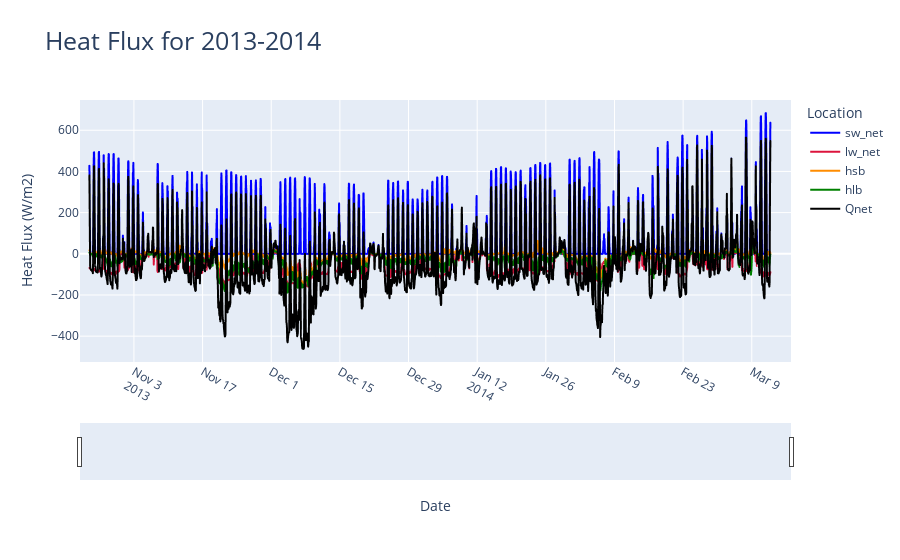

The cell this chart's notebook holds for it:
### Code cell
import pandas as pd
import scipy.io as sio
from scipy import signal, stats
import numpy as np
import datetime
import plotly.express as px
from plotly.subplots import make_subplots
import plotly.graph_objects as go
import re
import coare36vn_zrf_et
import os

oceanDF = pd.read_csv('ocean_temperature_interpol13_14.csv', parse_dates = ['DN'])
oceanDF['hourDN'] = oceanDF['DN'].dt.floor('h')

hourlyMeanOceanDF = oceanDF.groupby('hourDN').agg(hourlyTemp=('OceanTemp', "mean")).reset_index()
hourlyMeanOceanDF['hourSalinity'] = oceanDF["oceanSalEstimate"]

heatFluxModelDF = pd.read_csv('ocean_2013-2014_flux.csv', parse_dates = ['Tm (UTC)'], dayfirst = True)

heatFluxModelDF = pd.merge(left = hourlyMeanOceanDF, right = heatFluxModelDF, how = 'inner',  left_on = 'hourDN', right_on = 'Tm (UTC)')
heatFluxModelDF = heatFluxModelDF.drop('Tm (UTC)', axis = 1)
jdDateBase = pd.Timestamp('1858-11-17').to_julian_date()
heatFluxModelDF['jdTimeStamp'] = heatFluxModelDF['hourDN'].apply(lambda x: x.to_julian_date()- jdDateBase)
heatFluxModelDF = heatFluxModelDF.sort_values(['hourDN'], ascending = [True])
pd.set_option('display.float_format', '{:.20f}'.format)

A=coare36vn_zrf_et.coare36vn_zrf_et(heatFluxModelDF["U (m s-1)"].to_numpy(), 10, heatFluxModelDF["Tair (degC)"].to_numpy(),2, heatFluxModelDF["RH (%)"].to_numpy(),2, heatFluxModelDF["P (mb)"].to_numpy(), heatFluxModelDF["hourlyTemp"].to_numpy(), heatFluxModelDF["SW_dn (W m-2)"].to_numpy(), heatFluxModelDF["LW_dn (W m-2)"].to_numpy(), heatFluxModelDF["Lat"].to_numpy(), heatFluxModelDF["Lon"].to_numpy(),heatFluxModelDF["jdTimeStamp"].to_numpy(),600,0, heatFluxModelDF["hourSalinity"].to_numpy(),None,None,10,10,10)

fnameA = os.path.join('13_14_output_ocean_heatflux.csv')
# A=coare36vn_zrf_et(u, zu , t, zt, rh, zq, P, ts, sw_dn, lw_dn, lat, lon,jd, zi,rain, Ss, None , None, zrf_u, zrf_t, zrf_q)
# fnameA = os.path.join(path,'test_36_output_py_082022_withnowavesinput.txt')
A_hdr = 'usr\ttau\thsb\thlb\thbb\thsbb\thlwebb\ttsr\tqsr\tzo\tzot\tzoq\tCd\t'
A_hdr += 'Ch\tCe\tL\tzeta\tdT_skinx\tdq_skinx\tdz_skin\tUrf\tTrf\tQrf\t'
A_hdr += 'RHrf\tUrfN\tTrfN\tQrfN\tlw_net\tsw_net\tLe\trhoa\tUN\tU10\tU10N\t'
A_hdr += 'Cdn_10\tChn_10\tCen_10\thrain\tQs\tEvap\tT10\tT10N\tQ10\tQ10N\tRH10\t'
A_hdr += 'P10\trhoa10\tgust\twc_frac\tEdis'
csvHdr = A_hdr.replace("\t", ",")
np.savetxt(fnameA,A,fmt='%.18e',delimiter=',',header=csvHdr)

processedDataDF = pd.read_csv('13_14_output_ocean_heatflux.csv')
processedDataDF['Tm (UTC)'] = heatFluxModelDF['hourDN']
processedDataDF["Qnet"] = processedDataDF["sw_net"] + processedDataDF["lw_net"] - processedDataDF["hsb"] - processedDataDF["hlb"]

tempFigLabels = ["sw_net", "lw_net", "hsb", "hlb", "Qnet"]
tempfig = px.line(x = processedDataDF['Tm (UTC)'], y = [processedDataDF["sw_net"], processedDataDF["lw_net"], -1 *processedDataDF["hsb"], -1*processedDataDF["hlb"], processedDataDF["Qnet"]], color_discrete_sequence= ["blue", "crimson", "darkorange","green","black"], title = "Heat Flux")
for idx in range(len(tempFigLabels)):
    tempfig.data[idx].name = tempFigLabels[idx]
    tempfig.data[idx].hovertemplate = 'variable=' + tempFigLabels[idx] + '<br>x=%{x}<br>value=%{y}<extra></extra>'
    tempfig.data[idx].legendgroup = tempFigLabels[idx]

tempfig.update_layout(title=dict(text= "Heat Flux for 2013-2014", font=dict(size=25)))
tempfig.update_xaxes(tickangle=30)
tempfig.update_xaxes(rangeslider_visible=True)
tempfig.update_xaxes(range = [pd.Timestamp('2013-10-23'),pd.Timestamp('2014-03-17')])
tempfig.update_layout(xaxis_title="Date", yaxis_title="Heat Flux (W/m2)", legend_title="Location")
tempfig.show()

### Figure 1 — Plotly figure (JSON) as saved in the notebook; plotly's stock layout.template omitted (floating-point values rounded to 4 significant figures; data arrays with more than 128 entries replaced by an {"elided": "..."} marker saying what was removed)
{"data": [{"hovertemplate": "variable=sw_net<br>x=%{x}<br>value=%{y}<extra></extra>", "legendgroup": "sw_net", "line": {"color": "blue", "dash": "solid"}, "marker": {"symbol": "circle"}, "mode": "lines", "name": "sw_net", "showlegend": true, "type": "scattergl", "x": {"elided": "3334 str values"}, "xaxis": "x", "y": {"elided": "3334 float values"}, "yaxis": "y"}, {"hovertemplate": "variable=lw_net<br>x=%{x}<br>value=%{y}<extra></extra>", "legendgroup": "lw_net", "line": {"color": "crimson", "dash": "solid"}, "marker": {"symbol": "circle"}, "mode": "lines", "name": "lw_net", "showlegend": true, "type": "scattergl", "x": {"elided": "3334 str values"}, "xaxis": "x", "y": {"elided": "3334 float values"}, "yaxis": "y"}, {"hovertemplate": "variable=hsb<br>x=%{x}<br>value=%{y}<extra></extra>", "legendgroup": "hsb", "line": {"color": "darkorange", "dash": "solid"}, "marker": {"symbol": "circle"}, "mode": "lines", "name": "hsb", "showlegend": true, "type": "scattergl", "x": {"elided": "3334 str values"}, "xaxis": "x", "y": {"elided": "3334 float values"}, "yaxis": "y"}, {"hovertemplate": "variable=hlb<br>x=%{x}<br>value=%{y}<extra></extra>", "legendgroup": "hlb", "line": {"color": "green", "dash": "solid"}, "marker": {"symbol": "circle"}, "mode": "lines", "name": "hlb", "showlegend": true, "type": "scattergl", "x": {"elided": "3334 str values"}, "xaxis": "x", "y": {"elided": "3334 float values"}, "yaxis": "y"}, {"hovertemplate": "variable=Qnet<br>x=%{x}<br>value=%{y}<extra></extra>", "legendgroup": "Qnet", "line": {"color": "black", "dash": "solid"}, "marker": {"symbol": "circle"}, "mode": "lines", "name": "Qnet", "showlegend": true, "type": "scattergl", "x": {"elided": "3334 str values"}, "xaxis": "x", "y": {"elided": "3334 float values"}, "yaxis": "y"}], "layout": {"legend": {"title": {"text": "Location"}, "tracegroupgap": 0}, "title": {"font": {"size": 25}, "text": "Heat Flux for 2013-2014"}, "xaxis": {"anchor": "y", "domain": [0, 1], "range": ["2013-10-23T00:00:00", "2014-03-17T00:00:00"], "rangeslider": {"visible": true}, "tickangle": 30, "title": {"text": "Date"}}, "yaxis": {"anchor": "x", "domain": [0, 1], "title": {"text": "Heat Flux (W/m2)"}}}}
